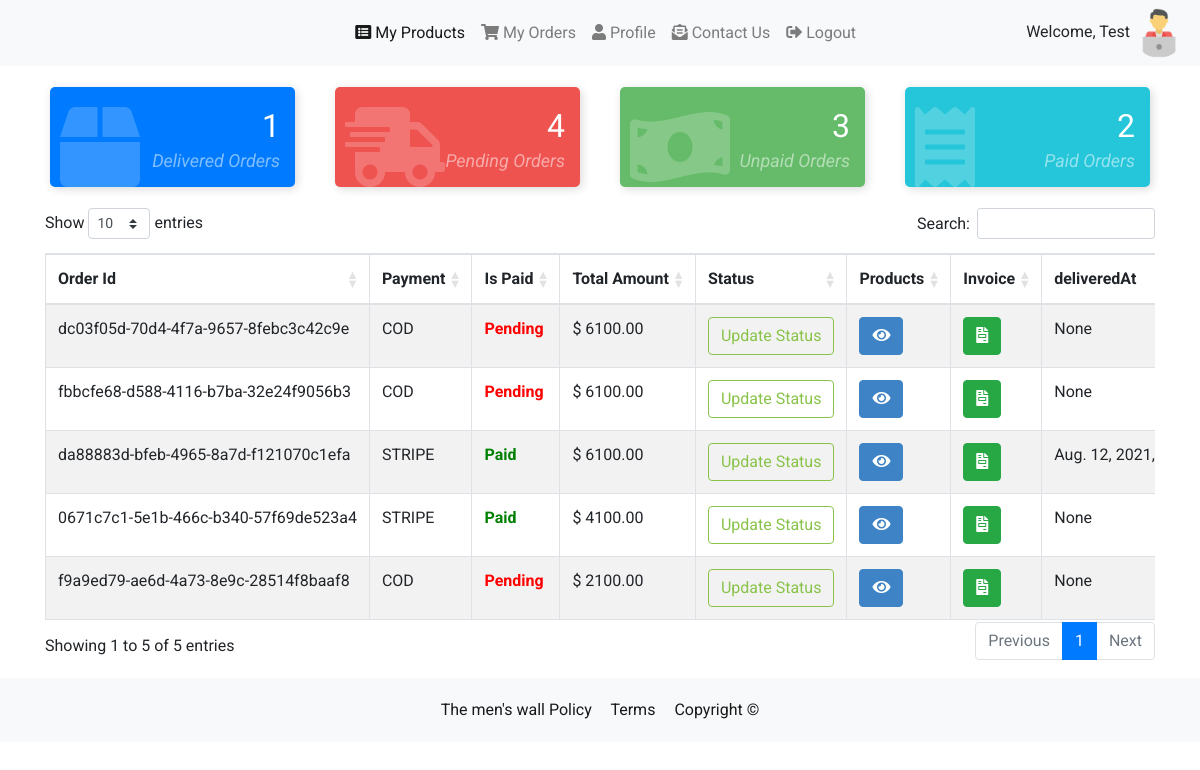
The app's page /orders/sellerOrders/ (signed in), older data.
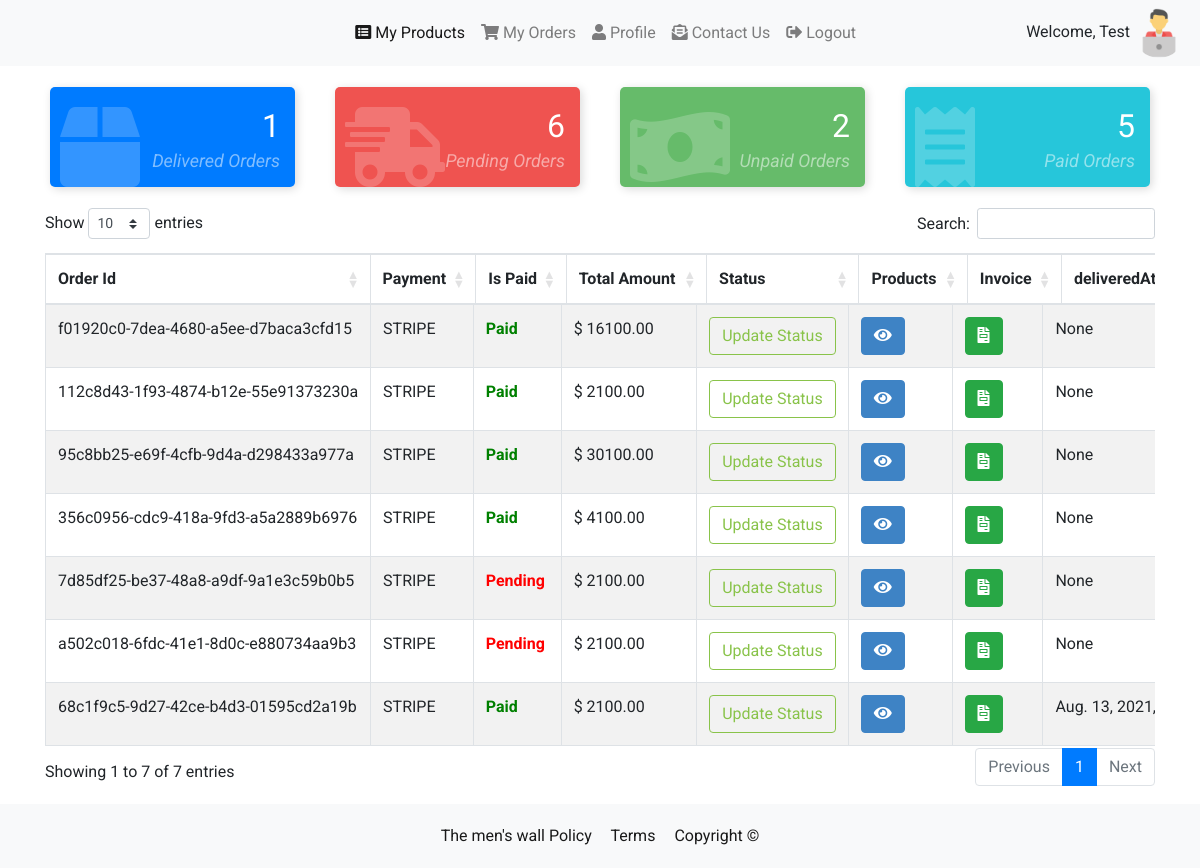
The same page, newer data.
### orders/models.py (models this page shows, shortened)
class Order(models.Model):
    status_type = [
        (
            'Placed','Placed'
        ),
        (
            'Packed','Packed'
        ),
        (
            'Shipped','Shipped'
        ),
        (
            'Delivered','Delivered'
        )
    ]
    user = models.ForeignKey(CustomeUser, on_delete=models.CASCADE, null=True)
    paymentMethod = models.CharField(max_length=200, null=True, blank=True)
    taxPrice = models.DecimalField(
        max_digits=20, decimal_places=2, null=True, blank=True)
    shippingPrice = models.DecimalField(
        max_digits=20, decimal_places=2, null=True, blank=True)
    totalPrice = models.DecimalField(
        max_digits=20, decimal_places=2, null=True, blank=True)
    isPaid = models.BooleanField(default=False)
    paidAt = models.DateTimeField(auto_now_add=False, null=True, blank=True)
    deliveredAt = models.DateTimeField(
        auto_now_add=False, null=True, blank=True)
    createdAt = models.DateTimeField(auto_now_add=True)
    id = models.AutoField(primary_key=True, editable=False)
    status = models.CharField(choices=status_type,null=True,blank=True,max_length=50)
    uuid = models.UUIDField(default=uuid.uuid4, unique=True, db_index=True, editable=False)

### orders/views.py (the view)
# urls.py: path('sellerOrders/',sellerOrders,name="sellerOrders"),
def sellerOrders(request):
    if request.user.is_authenticated:
        if request.user.role == 'seller':
            seller_orders = OrderItem.objects.filter(product__seller=request.user).values_list('order__id').distinct().order_by(
                '-order__createdAt'
            )
            totalDeliveredOrders =[]
            totalPendigOrders = []
            totalPaidOrders = []
            totalUnPaidOrders = []
            totalOrders = []
            for order_id in seller_orders:
                order = Order.objects.get(pk=order_id[0])
                totalOrders.append(order)
                if order.status == 'Delivered':
                    totalDeliveredOrders.append(order)
                else:
                    totalPendigOrders.append(order)
                if order.isPaid:
                    totalPaidOrders.append(order)
                else:
                    totalUnPaidOrders.append(order)
            return render(request, 'products/sellerOrders.html', {
                'totalDeliveredOrders': len(totalDeliveredOrders),
                'totalPendigOrders': len(totalPendigOrders),
                'totalPaidOrders': len(totalPaidOrders),
                'totalUnPaidOrders': len(totalUnPaidOrders),
                "totalOrders": totalOrders
            })
    else:
        return redirect('home')

### feed/views.py (called while the page is built)
def CountNotifications(request):
	count_notifications = 0
	if request.user.is_authenticated:
		count_notifications = Notification.objects.filter(user=request.user, is_seen=False).count()
	return {'count_notifications':count_notifications}

def GetProfile(request):
	you = ''
	if request.user.is_authenticated:
		p = request.user.profile
		you = p.user
	return {'profile':you}

### templates/products/sellerOrders.html (shortened to what this page needs)
{% extends "products/ecommBase.html" %}
{% load static %}
{% block style %}
<link rel="stylesheet" href="https://cdnjs.cloudflare.com/ajax/libs/twitter-bootstrap/4.5.2/css/bootstrap.css">
<link rel="stylesheet" href="https://cdn.datatables.net/1.10.25/css/dataTables.bootstrap4.min.css">
<link rel="stylesheet" href="https://cdn.datatables.net/responsive/2.2.9/css/responsive.bootstrap4.min.css">
    <link href="https://cdnjs.cloudflare.com/ajax/libs/font-awesome/5.13.0/css/all.min.css" rel="stylesheet">
{% endblock %}
{% block content %}
<div class="container mt-3">
  <div class="row">
    <div class="col-md-3">
      <div class="card-counter primary">
        <i class="fas fa-box"></i>
        <span class="count-numbers">{{ totalDeliveredOrders }}</span>
        <span class="count-name">Delivered Orders</span>
      </div>
    </div>
    <div class="col-md-3">
      <div class="card-counter danger">
        <i class="fas fa-shipping-fast"></i>
        <span class="count-numbers">{{ totalPendigOrders }}</span>
        <span class="count-name">Pending Orders</span>
      </div>
    </div>
    <div class="col-md-3">
      <div class="card-counter success">
        <i class="fas fa-money-bill-wave"></i>
        <span class="count-numbers">{{ totalUnPaidOrders }}</span>
        <span class="count-name">Unpaid Orders</span>
      </div>
    </div>
    <div class="col-md-3">
      <div class="card-counter info">
        <i class="fas fa-receipt"></i>
        <span class="count-numbers">{{ totalPaidOrders  }}</span>
        <span class="count-name"> Paid Orders</span>
      </div>
    </div>
  </div>
    <div class="myOrders my-3">
        <table id="myTable" class="table table-striped table-bordered dt-responsive nowrap" style="width:100%">
                 <thead>
                    <tr>
                        <th>Order Id</th>
                        <th>Payment</th>
                        <th>Is Paid</th>
                        <th>Total Amount</th>
                        <th>Status</th>
                        <th>Products</th>
                        <th>Invoice</th>
                        <th>deliveredAt</th>
                    </tr>
                </thead>
                <tbody>
                {% for order in totalOrders %}
                    <tr>
                         <td id="orderId_{{ order.pk }}">{{ order.uuid }}</td>
                        <td>{{ order.paymentMethod | upper}}</td>
                        <td>{% if order.isPaid %}<span style="color: green;font-weight: bold">Paid</span>{% else %}<span style="color: red;font-weight: bold">Pending</span> {% endif %}</td>
                        <td id="total_price_{{ order.pk }}">$ {{ order.totalPrice }}</td>
                        <td><button class="btn btn-outline-dark updateStatus" id="updateStatus_{{ order.pk }}">Update Status</button></td>
                        <td><button class="btn btn-dark displayProducts" id="displayProducts_{{ order.pk }}"><i class="fas fa-eye"></i></button></td>
                        <td><a class="btn btn-success" href="{% url 'invoice' order.pk %}?access=read"><i class="fas fa-file-invoice"></i></a></td>
                        <td>{{ order.deliveredAt }}</td>
                    </tr>
                {% endfor %}
                </tbody>
        </table>
    </div>
</div>
{% endblock %}

Row changes from the older to the newer data that the page shows:
no longer on this page (row unchanged): Order: uuid "dc03f05d-70d4-4f7a-9657-8febc3c42c9e", paymentMethod "COD", isPaid "Pending", totalPrice "6100.00", deliveredAt "None"
no longer on this page (row unchanged): Order: uuid "fbbcfe68-d588-4116-b7ba-32e24f9056b3", paymentMethod "COD", isPaid "Pending", totalPrice "6100.00", deliveredAt "None"
no longer on this page (row unchanged): Order: uuid "da88883d-bfeb-4965-8a7d-f121070c1efa", paymentMethod "STRIPE", isPaid "Paid", totalPrice "6100.00", deliveredAt "Aug. 12, 2021,…"
no longer on this page (row unchanged): Order: uuid "0671c7c1-5e1b-466c-b340-57f69de523a4", paymentMethod "STRIPE", isPaid "Paid", totalPrice "4100.00", deliveredAt "None"
no longer on this page (row unchanged): Order: uuid "f9a9ed79-ae6d-4a73-8e9c-28514f8baaf8", paymentMethod "COD", isPaid "Pending", totalPrice "2100.00", deliveredAt "None"
added Order: uuid "f01920c0-7dea-4680-a5ee-d7baca3cfd15", paymentMethod "STRIPE", isPaid "Paid", totalPrice "16100.00", deliveredAt "None"
added Order: uuid "112c8d43-1f93-4874-b12e-55e91373230a", paymentMethod "STRIPE", isPaid "Paid", totalPrice "2100.00", deliveredAt "None"
added Order: uuid "95c8bb25-e69f-4cfb-9d4a-d298433a977a", paymentMethod "STRIPE", isPaid "Paid", totalPrice "30100.00", deliveredAt "None"
added Order: uuid "356c0956-cdc9-418a-9fd3-a5a2889b6976", paymentMethod "STRIPE", isPaid "Paid", totalPrice "4100.00", deliveredAt "None"
added Order: uuid "7d85df25-be37-48a8-a9df-9a1e3c59b0b5", paymentMethod "STRIPE", isPaid "Pending", totalPrice "2100.00", deliveredAt "None"
added Order: uuid "a502c018-6fdc-41e1-8d0c-e880734aa9b3", paymentMethod "STRIPE", isPaid "Pending", totalPrice "2100.00", deliveredAt "None"
added Order: uuid "68c1f9c5-9d27-42ce-b4d3-01595cd2a19b", paymentMethod "STRIPE", isPaid "Paid", totalPrice "2100.00", deliveredAt "Aug. 13, 2021,…"
Text that changed along with them:
{{ totalPendigOrders }}: "4" → "6"
{{ totalUnPaidOrders }}: "3" → "2"
{{ totalPaidOrders }}: "2" → "5"
text written by a page script: "Show entries Search: Showing 1 to 5 of 5 entries Previous 1 Next" → "Show entries Search: Showing 1 to 7 of 7 entries Previous 1 Next"
